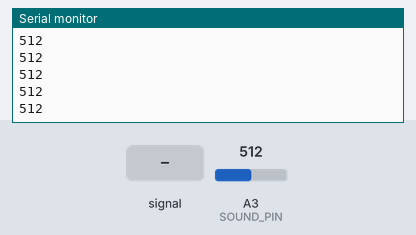
This sketch was run on a simulated Arduino Uno, built with avr-gcc and run on an emulated ATmega328P. Shown: the last lines printed to the serial monitor. The inputs (shaded band) are chosen by the test bench; at power-on: A3 (SOUND_PIN) = 512. Random numbers use the default seed unless the sketch sets one.

Above: at 1.2 s.
1.3 s: A3 (SOUND_PIN) fed a 200 Hz sine of ±81 counts around its level
At 2.0 s:
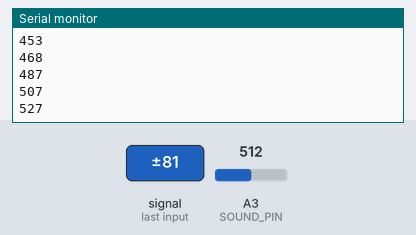
2.8 s: A3 (SOUND_PIN) set to 716
At 3.5 s:
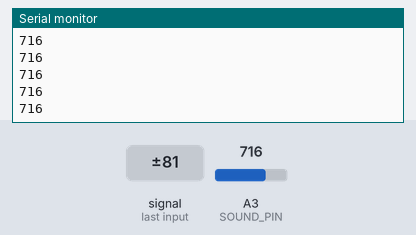
4.3 s: A3 (SOUND_PIN) fed a 1000 Hz sine of ±255 counts around its level
At 4.9 s:
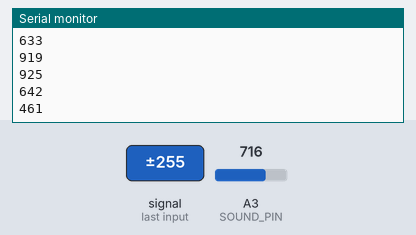
5.8 s: A3 (SOUND_PIN) set to 900
At 6.4 s:
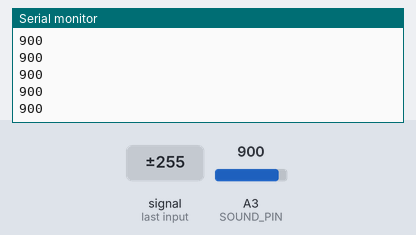
Timing chart, 0 to 8.3 s (numbered marks = the images above; inputs shaded):
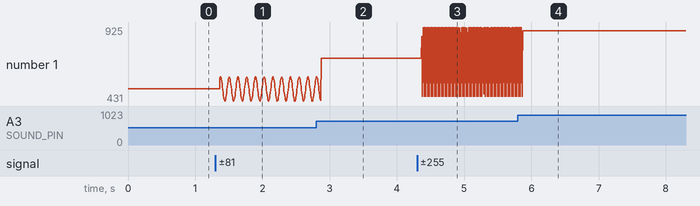

The sketch:

BTBillyBass.ino
```cpp
#include <MX1508.h>

enum MotorActionType {
	FORWARD,
	BACKWARD,
	HALT,
	END,
};

struct MotorInstruction {
	MotorActionType action;
	unsigned int duration; //ms
};

// pins to motor controllers and what motors they control
MX1508 tailMotor(2, 3);
MX1508 bodyMotor(5, 6);
MX1508 mouthMotor(7, 8);

const unsigned int SOUND_PIN = A3; // Sound input pin
const unsigned int SILENCE_THRESHOLD = 27; // sound above this triggers activity.

const unsigned int ACTIVITY_DURATION = 800; // activity lasts this ms without sound

int soundVolume = 0; // current analog audio value
unsigned long lastTime = 0;
unsigned long currentTime = 0; // ms

unsigned long activeTime; // timestamp to stop activity
bool isActive = false; // if bass is currently active

// timestamps to start the next action
unsigned long tailSchedule = 0;
unsigned long bodySchedule = 0;
unsigned long mouthSchedule = 0;

int tailActionIndex = 0;
int mouthActionIndex = 0;
int bodyActionIndex = 0;

MotorInstruction tailSequence[] = {
	{FORWARD, 275},
	{HALT,    10},
	{BACKWARD,90},
	{END,    0}
};

MotorInstruction mouthSequence[] = {
	{BACKWARD, 100},
	{HALT, 10},
	{FORWARD, 100},
	{HALT, 10},
	{END, 0}
};

MotorInstruction bodySequence[] = {
	{BACKWARD, 3400},
	{HALT, 10},
	{END, 0}

};

void moveMotor(MX1508 &motor, MotorActionType action);
void SMBillyBass(); // main logic for motor controlling

void setup() {
	pinMode(SOUND_PIN, INPUT); // set sound pin to input mode

	tailMotor.setSpeed(255);
	bodyMotor.setSpeed(255);
	mouthMotor.setSpeed(255);

	Serial.begin(9600);
}

void loop() {
	lastTime = currentTime;
	currentTime = millis(); // tracks current time in ms, returns unsigned long

	if (currentTime < lastTime) { // after 50 days of uptime, currenTime will overflow, resets all scheduled times

		tailSchedule = 0;
		bodySchedule = 0;
		mouthSchedule = 0;

		tailActionIndex = 0;
		bodyActionIndex = 0;
		mouthActionIndex = 0;

		moveMotor(tailMotor, HALT);
		moveMotor(bodyMotor, HALT);
		moveMotor(mouthMotor, HALT);
	}

	soundVolume = analogRead(SOUND_PIN);
	if (soundVolume > 22) {
		Serial.println(soundVolume);
	}

	if (soundVolume > SILENCE_THRESHOLD) { // extend active time
		isActive = true;
		activeTime = currentTime + ACTIVITY_DURATION;
	}

	if (isActive) {
		SMBillyBass(); // main motor controlling logic
	}
}

void SMBillyBass() {
	if (currentTime > activeTime) {
		// action time is over
		isActive = false;

		tailSchedule = 0;
		bodySchedule = 0;
		mouthSchedule = 0;

		tailActionIndex = 0;
		bodyActionIndex = 0;
		mouthActionIndex = 0;

		moveMotor(tailMotor, HALT);
		moveMotor(bodyMotor, HALT);
		moveMotor(mouthMotor, HALT);

		return;
	}

	// tail
	if (currentTime > tailSchedule) {
		MotorInstruction currentInstruction = tailSequence[tailActionIndex];

		if (currentInstruction.action == END) {
			tailSchedule = currentTime + floor(random(400, 1100)); //schedule tail action
			tailActionIndex = 0;
		} else {
			//schedule next action
			moveMotor(tailMotor, currentInstruction.action);
			tailSchedule = currentTime + currentInstruction.duration;
			tailActionIndex++;
		}
	}

	// mouth
	if (currentTime > mouthSchedule) {
		MotorInstruction currentInstruction = mouthSequence[mouthActionIndex];

		if (currentInstruction.action == END) {
			mouthSchedule = currentTime + floor(random(50, 500)); //schedule mouth action
			mouthActionIndex = 0;
		} else {
			//schedule next action
			moveMotor(mouthMotor, currentInstruction.action);
			mouthSchedule = currentTime + currentInstruction.duration;
			mouthActionIndex++;
		}
	}

	// body
	if (currentTime > bodySchedule) {
		MotorInstruction currentInstruction = bodySequence[bodyActionIndex];

		if (currentInstruction.action == END) {
			bodySchedule = currentTime + floor(random(300, 4000)); //schedule body action
			bodyActionIndex = 0;
		} else {
			//schedule next action
			moveMotor(bodyMotor, currentInstruction.action);
			bodySchedule = currentTime + currentInstruction.duration;
			bodyActionIndex++;
		}
	}

}

void moveMotor(MX1508 &motor, MotorActionType action) {
	if (action == FORWARD) {
		motor.forward();
	} else if (action == BACKWARD) {
		motor.backward();
	} else if (action == HALT) {
		motor.halt();
	}
}
```

Measured:
- after the input at 1.3 s, the serial monitor: prints a new line after 0.07 s (image 1)
- after the input at 2.8 s, the serial monitor: prints a new line after 0.07 s (image 2)
- after the input at 4.3 s, the serial monitor: prints a new line after 0.07 s (image 3)
- after the input at 5.8 s, the serial monitor: prints a new line after 0.07 s (image 4)
- plotted number 1: 512 → 587 after the input at 1.3 s, 587 → 716 after the input at 2.8 s, 716 → 925 after the input at 4.3 s, 925 → 900 after the input at 5.8 s
